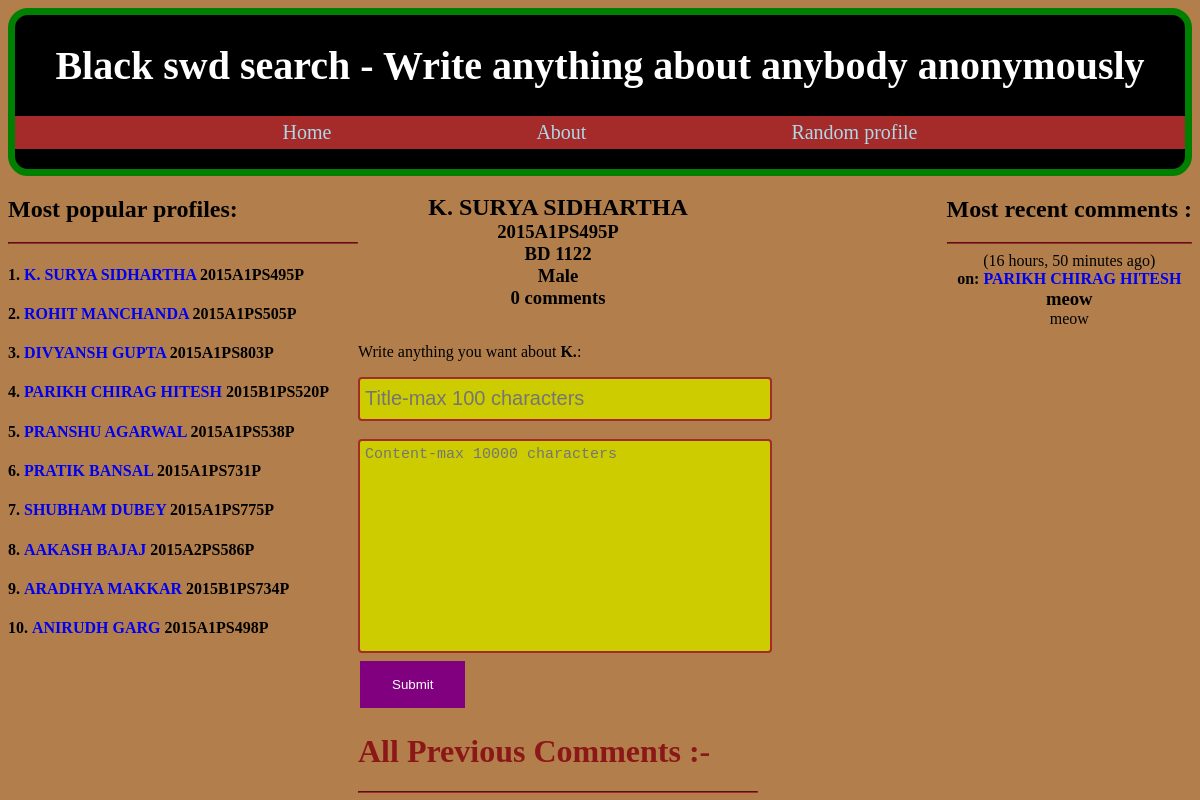
/2015A1PS495P, run on the app's committed database.
### mainapp/models.py (models this page shows, shortened)
class Student(models.Model):
    name = models.CharField(max_length=128)
    room = models.IntegerField()
    idno = models.CharField(max_length=20)
    hostel = models.CharField(max_length=10)
    sex = models.BooleanField()
    views = models.IntegerField(default=0)
    number_of_comments = models.IntegerField(default=0)

class Comment(models.Model):
    student = models.ForeignKey(Student)
    title = models.TextField()
    content = models.TextField()
    created = models.DateTimeField(auto_now_add=True)
    def short_content(self):
        if len(self.content)>50:
            return self.content[0:50]+'...'
        else:
            return self.content
    def short_title(self):
        if len(self.title)>50:
            return self.title[0:50]+'...'
        else:
            return self.title

### mainapp/views.py (the view, shortened to what this page needs)
# urls.py: url(r'([\w]+)',views.profile),
def profile(request,meow):
    errors=[]
    student = get_object_or_404(Student,idno=meow)
    student.views+=1
    student.save()
    first=''
    for i in student.name:
        if i==' ':
            break
        else:
            first+=i
    comments = Comment.objects.filter(student=student).order_by('-created')
    n=len(comments)
    recent_comments = Comment.objects.all().order_by('-created')[0:10]
    top_profiles = Student.objects.all().order_by('-views')[0:10]
    dick = {'student':student,
    'first':first,
    'comments':comments,
    'n':n,
    'errors':errors,
    'recent_comments':recent_comments,
    'top_profiles':top_profiles
    }
    return render(request,'profile.html',dick)

### templates/profile.html (shortened to what this page needs)
<!DOCTYPE html>
<head>
</head>
<body>
  <header>
    <h1>Black swd search - Write anything about anybody anonymously</h1>
<ul id="ul">
<li id="li"><a href="/" id="meow">Home</a></li>
<li id="li"><a href="/about" id="meow">About</a></li>
<li id="li"><a href="/random" id="meow">Random profile</a></li>
</ul>
  </header>
  <div class="popular_profiles">
  <h2>Most popular profiles: </h2>
  <hr style="border-color:brown;" >
  <ol class="test">
  {% for profile in top_profiles %}
  <h4><li id="test"><a href="/{{profile.idno}}">{{profile.name}}</a> {{profile.idno}} </li></h4>
  {% endfor %}
  </ol>
  </div>
<div class="profile_specific_stuff">
<br>
<h2 style="margin:0 ;text-align:center" >{{student.name}}</h2>
<h3 style="margin:0 ;text-align:center" >{{student.idno}}</h3>
<h3 style="margin:0 ;text-align:center" >{{student.hostel}} {{student.room}}</h3>
<h3 style="margin:0 ;text-align:center" >{%if student.sex%} Male {%else%}Female {%endif%}</h3>
<h3 style="margin:0 ;text-align:center" >{{n}} comments</h3>
<br>
<p>Write anything you want about <b>{{first}}</b>: </p>
<form method='POST' autocomplete="off">
  <input style="width:100%;height:30px;font-size:20px;padding: 5px 5px; border: 2px solid brown;
  border-radius: 4px;background-color:#CCCC00;"type="text" required name="title" maxlength="100" placeholder="Title-max 100 characters">
  <br><br>
  <textarea style="width:100%;height:200px;font-size:15px;padding: 5px 5px;border: 2px solid brown;
  border-radius: 4px;background-color:#CCCC00;resize:none;" required maxlength="10000" name="content" placeholder="Content-max 10000 characters"></textarea>
  <br>
    <input type="submit" style="
    background-color: purple;
    border: none;
    color: white;
    padding: 16px 32px;
    text-decoration: none;
    margin: 4px 2px;
    cursor: pointer;
  "><br>
</form>
<h1 style="color:#8C1717"> All Previous Comments :- </h1><hr style="border-color:brown">
</div>
<div class="recent_comments">
<h2>Most recent comments : </h2>
<hr style="border-color:brown">
{% for comment in recent_comments %}
({{comment.created|timesince}} ago)<br>
<b>on: <a href="/{{comment.student.idno}}">{{comment.student.name}}</a></b>
<h3 style="margin:0">{{comment.short_title}} </h3>
{{comment.short_content}} <br><br>
<br>
{% endfor %}
</div>
</body>

### templates/profile.html (style rules this page uses)
body { background: #b27f4c; }
header { text-align: center; background: black; color: white; font-size: 20px; margin:0px; border: 7px solid green; border-radius: 20px; }
#meow { color:#ADD8E6; }
a { text-decoration: none; }
#ul { padding:5px; background:brown; }
#li { display:inline; padding:0px 100px 0px 100px; }
div { display: inline; }
.popular_profiles { float:left; width:350px; }
.recent_comments { float:right; text-align: center; }
.profile_specific_stuff { float:left; width:400px; word-wrap:break-word; }
.test { list-style-position: inside; padding-left:0; }

### data on the page
Student: name "K. SURYA SIDHARTHA", idno "2015A1PS495P", hostel "BD", room "1122"
Student: name "ROHIT MANCHANDA", idno "2015A1PS505P"
Student: name "DIVYANSH GUPTA", idno "2015A1PS803P"
Student: name "PARIKH CHIRAG HITESH", idno "2015B1PS520P"
Student: name "PRANSHU AGARWAL", idno "2015A1PS538P"
Student: name "PRATIK BANSAL", idno "2015A1PS731P"
Student: name "SHUBHAM DUBEY", idno "2015A1PS775P"
Student: name "AAKASH BAJAJ", idno "2015A2PS586P"
Student: name "ARADHYA MAKKAR", idno "2015B1PS734P"
Student: name "ANIRUDH GARG", idno "2015A1PS498P"
Comment: created "16 hours, 50 minutes", student.name "PARIKH CHIRAG HITESH", short_title "meow", short_content "meow"

### other printed values
{{ n }} "0"
{{ first }} "K."
